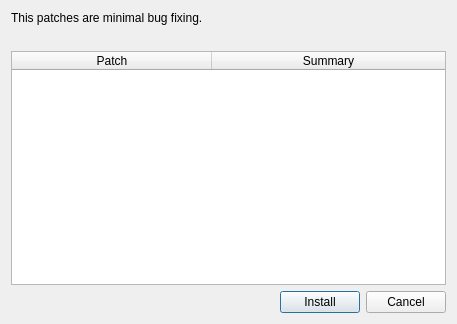
<?xml version="1.0" encoding="UTF-8"?>
<ui version="4.0">
 <class>Patches</class>
 <widget class="QDialog" name="Patches">
  <property name="geometry">
   <rect>
    <x>0</x>
    <y>0</y>
    <width>457</width>
    <height>324</height>
   </rect>
  </property>
  <property name="windowTitle">
   <string>Patches</string>
  </property>
  <layout class="QGridLayout" name="gridLayout">
   <item row="1" column="0">
    <spacer name="verticalSpacer">
     <property name="orientation">
      <enum>Qt::Vertical</enum>
     </property>
     <property name="sizeType">
      <enum>QSizePolicy::Fixed</enum>
     </property>
     <property name="sizeHint" stdset="0">
      <size>
       <width>20</width>
       <height>20</height>
      </size>
     </property>
    </spacer>
   </item>
   <item row="3" column="0">
    <layout class="QHBoxLayout" name="horizontalLayout">
     <item>
      <spacer name="horizontalSpacer">
       <property name="orientation">
        <enum>Qt::Horizontal</enum>
       </property>
       <property name="sizeHint" stdset="0">
        <size>
         <width>40</width>
         <height>20</height>
        </size>
       </property>
      </spacer>
     </item>
     <item>
      <widget class="QPushButton" name="pushButton_install">
       <property name="text">
        <string>Install</string>
       </property>
      </widget>
     </item>
     <item>
      <widget class="QPushButton" name="pushButton_cancel">
       <property name="text">
        <string>Cancel</string>
       </property>
      </widget>
     </item>
    </layout>
   </item>
   <item row="2" column="0">
    <widget class="QTableWidget" name="tableWidget_patches">
     <attribute name="horizontalHeaderDefaultSectionSize">
      <number>200</number>
     </attribute>
     <attribute name="horizontalHeaderStretchLastSection">
      <bool>true</bool>
     </attribute>
     <attribute name="verticalHeaderVisible">
      <bool>false</bool>
     </attribute>
     <attribute name="verticalHeaderStretchLastSection">
      <bool>false</bool>
     </attribute>
     <column>
      <property name="text">
       <string>Patch</string>
      </property>
     </column>
     <column>
      <property name="text">
       <string>Summary</string>
      </property>
     </column>
    </widget>
   </item>
   <item row="0" column="0">
    <widget class="QLabel" name="label">
     <property name="text">
      <string>This patches are minimal bug fixing.</string>
     </property>
    </widget>
   </item>
  </layout>
 </widget>
 <resources/>
 <connections/>
</ui>
